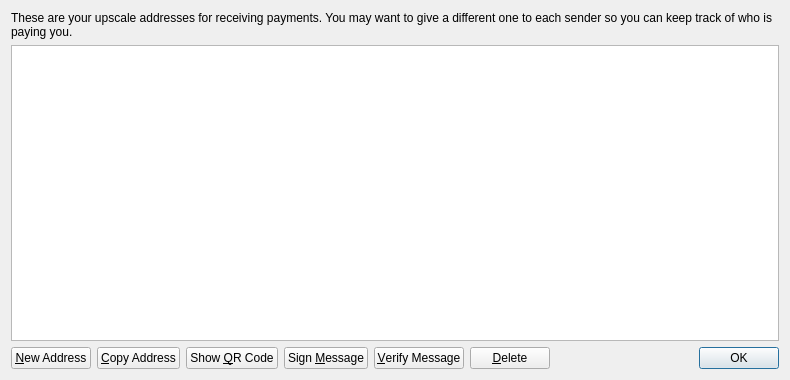
<?xml version="1.0" encoding="UTF-8"?>
<ui version="4.0">
 <class>AddressBookPage</class>
 <widget class="QWidget" name="AddressBookPage">
  <property name="geometry">
   <rect>
    <x>0</x>
    <y>0</y>
    <width>790</width>
    <height>380</height>
   </rect>
  </property>
  <property name="windowTitle">
   <string>Address Book</string>
  </property>
  <layout class="QVBoxLayout" name="verticalLayout">
   <item>
    <widget class="QLabel" name="labelExplanation">
     <property name="text">
      <string>These are your upscale addresses for receiving payments. You may want to give a different one to each sender so you can keep track of who is paying you.</string>
     </property>
     <property name="textFormat">
      <enum>Qt::PlainText</enum>
     </property>
     <property name="wordWrap">
      <bool>true</bool>
     </property>
    </widget>
   </item>
   <item>
    <widget class="QTableView" name="tableView">
     <property name="contextMenuPolicy">
      <enum>Qt::CustomContextMenu</enum>
     </property>
     <property name="toolTip">
      <string>Double-click to edit address or label</string>
     </property>
     <property name="tabKeyNavigation">
      <bool>false</bool>
     </property>
     <property name="alternatingRowColors">
      <bool>true</bool>
     </property>
     <property name="selectionMode">
      <enum>QAbstractItemView::SingleSelection</enum>
     </property>
     <property name="selectionBehavior">
      <enum>QAbstractItemView::SelectRows</enum>
     </property>
     <property name="sortingEnabled">
      <bool>true</bool>
     </property>
     <attribute name="verticalHeaderVisible">
      <bool>false</bool>
     </attribute>
    </widget>
   </item>
   <item>
    <layout class="QHBoxLayout" name="horizontalLayout">
     <item>
      <widget class="QPushButton" name="newAddressButton">
       <property name="toolTip">
        <string>Create a new address</string>
       </property>
       <property name="text">
        <string>&amp;New Address</string>
       </property>
       <property name="icon">
        <iconset resource="../bitcoin.qrc">
         <normaloff>:/icons/add</normaloff>:/icons/add</iconset>
       </property>
      </widget>
     </item>
     <item>
      <widget class="QPushButton" name="copyToClipboard">
       <property name="toolTip">
        <string>Copy the currently selected address to the system clipboard</string>
       </property>
       <property name="text">
        <string>&amp;Copy Address</string>
       </property>
       <property name="icon">
        <iconset resource="../bitcoin.qrc">
         <normaloff>:/icons/editcopy</normaloff>:/icons/editcopy</iconset>
       </property>
      </widget>
     </item>
     <item>
      <widget class="QPushButton" name="showQRCode">
       <property name="text">
        <string>Show &amp;QR Code</string>
       </property>
       <property name="icon">
        <iconset resource="../bitcoin.qrc">
         <normaloff>:/icons/qrcode</normaloff>:/icons/qrcode</iconset>
       </property>
      </widget>
     </item>
     <item>
      <widget class="QPushButton" name="signMessage">
       <property name="toolTip">
        <string>Sign a message to prove you own a upscale address</string>
       </property>
       <property name="text">
        <string>Sign &amp;Message</string>
       </property>
       <property name="icon">
        <iconset resource="../bitcoin.qrc">
         <normaloff>:/icons/edit</normaloff>:/icons/edit</iconset>
       </property>
      </widget>
     </item>
     <item>
      <widget class="QPushButton" name="verifyMessage">
       <property name="toolTip">
        <string>Verify a message to ensure it was signed with a specified upscale address</string>
       </property>
       <property name="text">
        <string>&amp;Verify Message</string>
       </property>
       <property name="icon">
        <iconset resource="../bitcoin.qrc">
         <normaloff>:/icons/transaction_0</normaloff>:/icons/transaction_0</iconset>
       </property>
      </widget>
     </item>
     <item>
      <widget class="QPushButton" name="deleteButton">
       <property name="toolTip">
        <string>Delete the currently selected address from the list</string>
       </property>
       <property name="text">
        <string>&amp;Delete</string>
       </property>
       <property name="icon">
        <iconset resource="../bitcoin.qrc">
         <normaloff>:/icons/remove</normaloff>:/icons/remove</iconset>
       </property>
      </widget>
     </item>
     <item>
      <spacer name="horizontalSpacer">
       <property name="orientation">
        <enum>Qt::Horizontal</enum>
       </property>
       <property name="sizeHint" stdset="0">
        <size>
         <width>40</width>
         <height>20</height>
        </size>
       </property>
      </spacer>
     </item>
     <item>
      <widget class="QDialogButtonBox" name="buttonBox">
       <property name="sizePolicy">
        <sizepolicy hsizetype="Maximum" vsizetype="Fixed">
         <horstretch>0</horstretch>
         <verstretch>0</verstretch>
        </sizepolicy>
       </property>
       <property name="standardButtons">
        <set>QDialogButtonBox::Ok</set>
       </property>
      </widget>
     </item>
    </layout>
   </item>
  </layout>
 </widget>
 <resources>
  <include location="../bitcoin.qrc"/>
 </resources>
 <connections/>
</ui>
